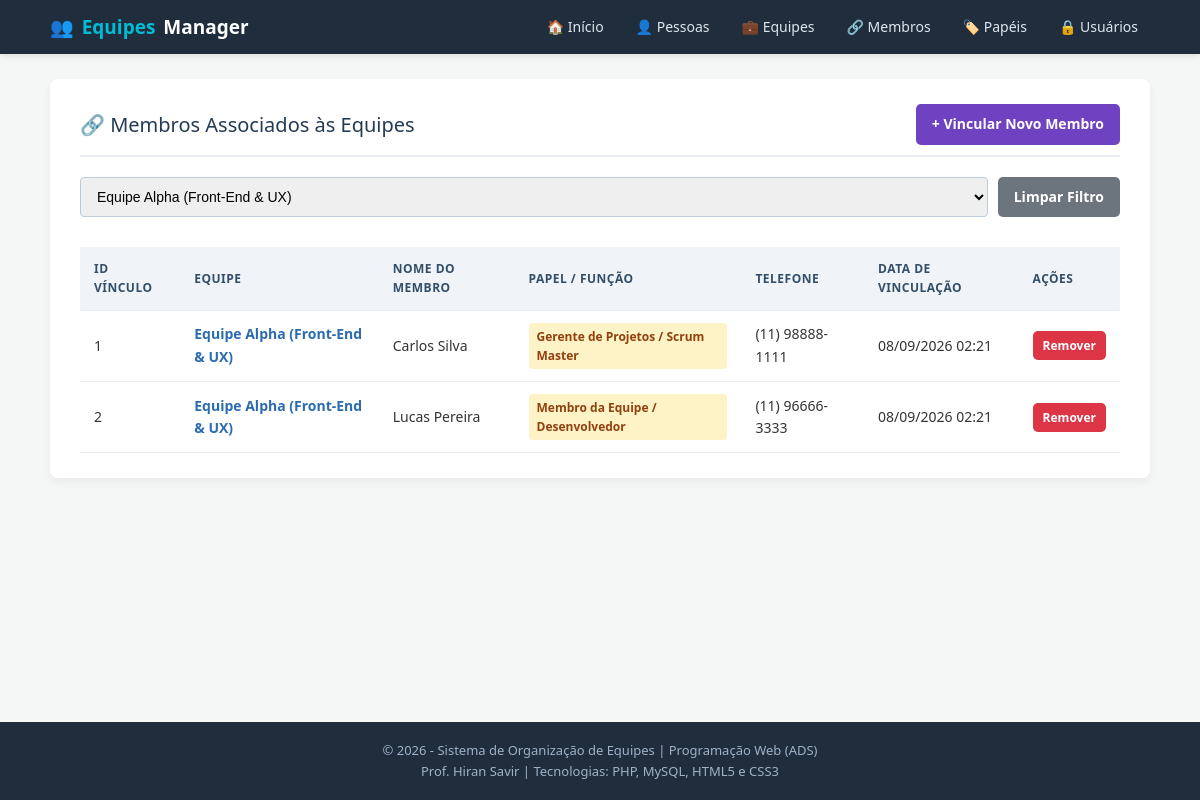
Screenshot of /listar_membros.php?equipe_id=1 with the database file from the repository.
### tables this page shows
CREATE TABLE `tbMembros` (
    `membros_id` INT NOT NULL AUTO_INCREMENT,
    `atualizado_em` TIMESTAMP DEFAULT CURRENT_TIMESTAMP ON UPDATE CURRENT_TIMESTAMP,
    `equipe_id` INT NOT NULL,
    `membro_id` INT NOT NULL,
    `atualizado_por` INT DEFAULT 1,
    PRIMARY KEY (`membros_id`),
    CONSTRAINT `fk_membros_equipe` FOREIGN KEY (`equipe_id`) REFERENCES `tbEquipe` (`equipe_id`) ON DELETE CASCADE,
    CONSTRAINT `fk_membros_pessoa` FOREIGN KEY (`membro_id`) REFERENCES `tbPessoas` (`pessoa_id`) ON DELETE CASCADE
);

CREATE TABLE `tbEquipe` (
    `equipe_id` INT NOT NULL AUTO_INCREMENT,
    `nome` VARCHAR(200) NOT NULL,
    `atualizado_em` TIMESTAMP DEFAULT CURRENT_TIMESTAMP ON UPDATE CURRENT_TIMESTAMP,
    `atualizado_por` INT DEFAULT 1,
    PRIMARY KEY (`equipe_id`),
    UNIQUE KEY `uk_equipe_nome` (`nome`)
);

CREATE TABLE `tbPessoas` (
    `pessoa_id` INT NOT NULL AUTO_INCREMENT,
    `nome` VARCHAR(200) NOT NULL,
    `cpf` VARCHAR(14) NOT NULL,
    `nascimento` DATE NOT NULL,
    `telefone` VARCHAR(20) NOT NULL,
    `pessoa_tipo_id` INT NOT NULL,
    `atualizado_por` INT NOT NULL DEFAULT 1,
    `atualizado_em` DATE NOT NULL,
    PRIMARY KEY (`pessoa_id`),
    UNIQUE KEY `uk_pessoa_cpf` (`cpf`),
    CONSTRAINT `fk_pessoas_tipo` FOREIGN KEY (`pessoa_tipo_id`) REFERENCES `tbPessoaTipo` (`pessoa_tipo_id`)
);

CREATE TABLE `tbPessoaTipo` (
    `pessoa_tipo_id` INT NOT NULL AUTO_INCREMENT,
    `descricao` VARCHAR(200) NOT NULL,
    PRIMARY KEY (`pessoa_tipo_id`),
    UNIQUE KEY `uk_tipo_descricao` (`descricao`)
);

### listar_membros.php (the view, shortened to what this page needs)
<?php
require_once 'conexao.php';
$filtroEquipe = isset($_GET['equipe_id']) ? (int)$_GET['equipe_id'] : 0;
try {
    $todasEquipes = $pdo->query("SELECT equipe_id, nome FROM tbEquipe ORDER BY nome ASC")->fetchAll();
    if ($filtroEquipe > 0) {
        $sql = "SELECT m.membros_id, m.atualizado_em, e.nome AS equipe_nome, p.nome AS pessoa_nome, p.telefone, t.descricao AS papel
                FROM tbMembros m
                JOIN tbEquipe e ON m.equipe_id = e.equipe_id
                JOIN tbPessoas p ON m.membro_id = p.pessoa_id
                LEFT JOIN tbPessoaTipo t ON p.pessoa_tipo_id = t.pessoa_tipo_id
                WHERE m.equipe_id = ?
                ORDER BY p.nome ASC";
        $stmt = $pdo->prepare($sql);
        $stmt->execute([$filtroEquipe]);
        $membros = $stmt->fetchAll(PDO::FETCH_ASSOC);
    }
} catch (PDOException $erro) {
    die("Erro ao buscar vínculos: " . $erro->getMessage());
}
require_once 'header.php';
?>
<div class="card">
    <div class="card-titulo">
        <span>🔗 Membros Associados às Equipes</span>
        <a href="cadastro_membro.php" class="btn btn-roxo">+ Vincular Novo Membro</a>
    </div>
    <form action="listar_membros.php" method="GET" class="filtro-container">
        <select name="equipe_id" onchange="this.form.submit()">
            <?php foreach ($todasEquipes as $eq): ?>
                <option value="<?php echo $eq['equipe_id']; ?>" <?php if ($filtroEquipe == $eq['equipe_id']) echo 'selected'; ?>>
                    <?php echo htmlspecialchars($eq['nome']); ?>
                </option>
            <?php endforeach; ?>
        </select>
        <?php if ($filtroEquipe > 0): ?>
            <a href="listar_membros.php" class="btn btn-cinza">Limpar Filtro</a>
        <?php endif; ?>
    </form>
    <?php if (count($membros) > 0): ?>
        <div class="tabela-container">
            <table class="tabela-dados">
                <thead>
                    <tr>
                        <th>ID Vínculo</th>
                        <th>Equipe</th>
                        <th>Nome do Membro</th>
                        <th>Papel / Função</th>
                        <th>Telefone</th>
                        <th>Data de Vinculação</th>
                        <th>Ações</th>
                    </tr>
                </thead>
                <tbody>
                    <?php foreach ($membros as $m): ?>
                        <tr>
                            <td><?php echo $m['membros_id']; ?></td>
                            <td><strong style="color: #2b6cb0;"><?php echo htmlspecialchars($m['equipe_nome']); ?></strong></td>
                            <td><?php echo htmlspecialchars($m['pessoa_nome']); ?></td>
                            <td><span class="badge badge-papel"><?php echo htmlspecialchars($m['papel']); ?></span></td>
                            <td><?php echo htmlspecialchars($m['telefone']); ?></td>
                            <td><?php echo date('d/m/Y H:i', strtotime($m['atualizado_em'])); ?></td>
                            <td>
                                <a href="excluir_membro.php?id=<?php echo $m['membros_id']; ?>"
                                   class="btn btn-sm btn-vermelho"
                                   onclick="return confirm('Tem certeza que deseja desvincular este membro da equipe?');">Remover</a>
                            </td>
                        </tr>
                    <?php endforeach; ?>
                </tbody>
            </table>
        </div>
    <?php else: ?>
        <p style="color: #666; padding: 20px 0;">Nenhum membro vinculado encontrado para os critérios selecionados.</p>
    <?php endif; ?>
</div>
<?php require_once 'footer.php'; ?>

### estilo.css (style rules this page uses)
* { box-sizing: border-box; margin: 0; padding: 0; }
body { font-family: 'Segoe UI', Arial, sans-serif; background-color: #f4f7f6; color: #333333; line-height: 1.6; display: flex; flex-direction: column; min-height: 100vh; }
.card { background-color: #ffffff; padding: 25px 30px; border-radius: 8px; box-shadow: 0 4px 10px rgba(0, 0, 0, 0.05); margin-bottom: 25px; }
.card-titulo { font-size: 20px; color: #243b53; margin-bottom: 20px; border-bottom: 2px solid #eaedf1; padding-bottom: 10px; display: flex; justify-content: space-between; align-items: center; flex-wrap: wrap; gap: 10px; }
.btn { display: inline-block; padding: 9px 16px; color: #ffffff; text-decoration: none; border-radius: 5px; font-size: 14px; font-weight: bold; border: none; cursor: pointer; text-align: center; transition: opacity 0.2s, background-color 0.2s; }
.btn-roxo { background-color: #6f42c1; }
.btn-vermelho { background-color: #dc3545; }
.btn-cinza { background-color: #6c757d; }
.btn-sm { padding: 5px 10px; font-size: 12px; }
.filtro-container { display: flex; gap: 10px; margin-bottom: 20px; flex-wrap: wrap; }
.filtro-container input[type="text"], .filtro-container select { padding: 8px 12px; border: 1px solid #bcccdc; border-radius: 4px; font-size: 14px; flex: 1; min-width: 200px; }
.tabela-container { overflow-x: auto; }
.tabela-dados { width: 100%; border-collapse: collapse; margin-top: 10px; background-color: #ffffff; }
.tabela-dados th, .tabela-dados td { padding: 12px 14px; text-align: left; border-bottom: 1px solid #eaedf1; font-size: 14px; }
.tabela-dados th { background-color: #f0f4f8; color: #334e68; font-weight: 600; text-transform: uppercase; font-size: 12px; letter-spacing: 0.5px; }
.badge { display: inline-block; padding: 4px 8px; border-radius: 4px; font-size: 12px; font-weight: 600; }
.badge-papel { background-color: #fef3c7; color: #92400e; }

### rows the page displays
tbmembros: membros_id "1", equipe.nome "Equipe Alpha (Front-End & UX)", membro.nome "Carlos Silva", tbpessoatipo.descricao "Gerente de Projetos / Scrum Master", membro.telefone "(11) 98888-1111", atualizado_em "08/09/2026 02:21"
tbmembros: membros_id "2", equipe.nome "Equipe Alpha (Front-End & UX)", membro.nome "Lucas Pereira", tbpessoatipo.descricao "Membro da Equipe / Desenvolvedor", membro.telefone "(11) 96666-3333", atualizado_em "08/09/2026 02:21"

### other values shown
form field equipe_id "Equipe Alpha (Front-End & UX)"
